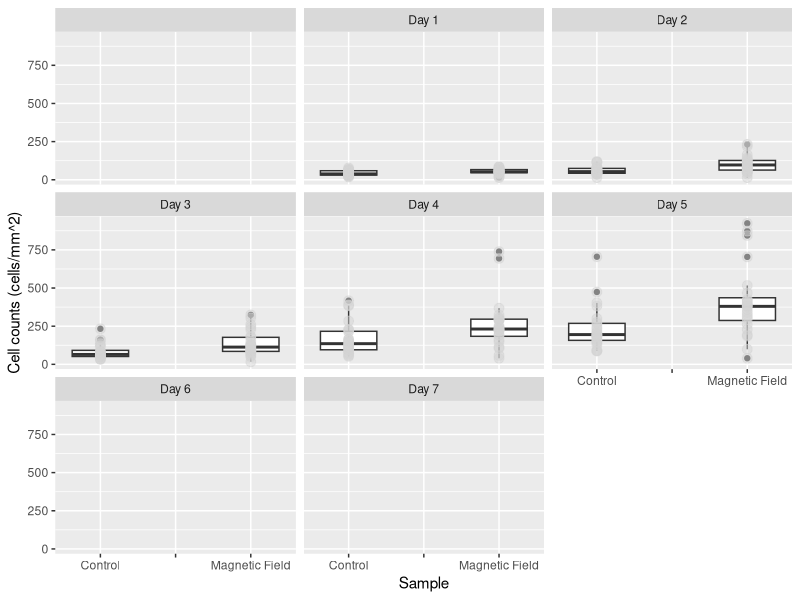
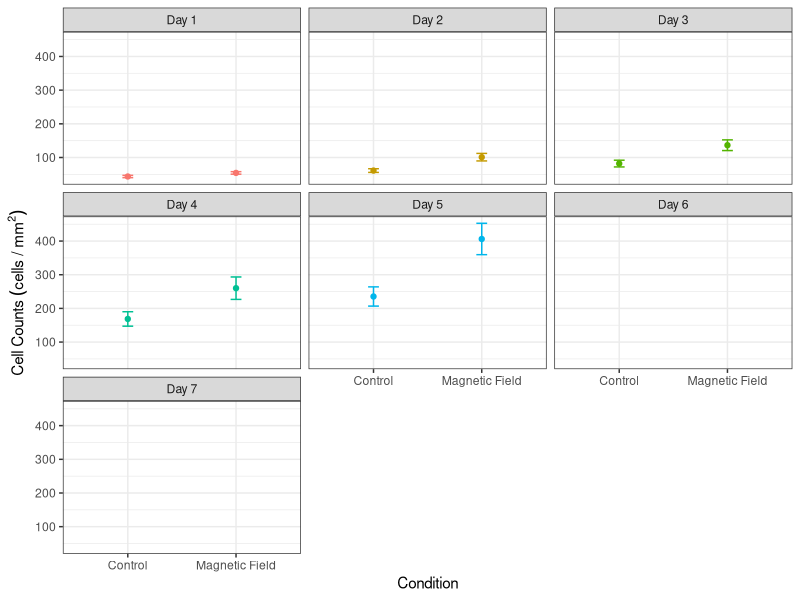
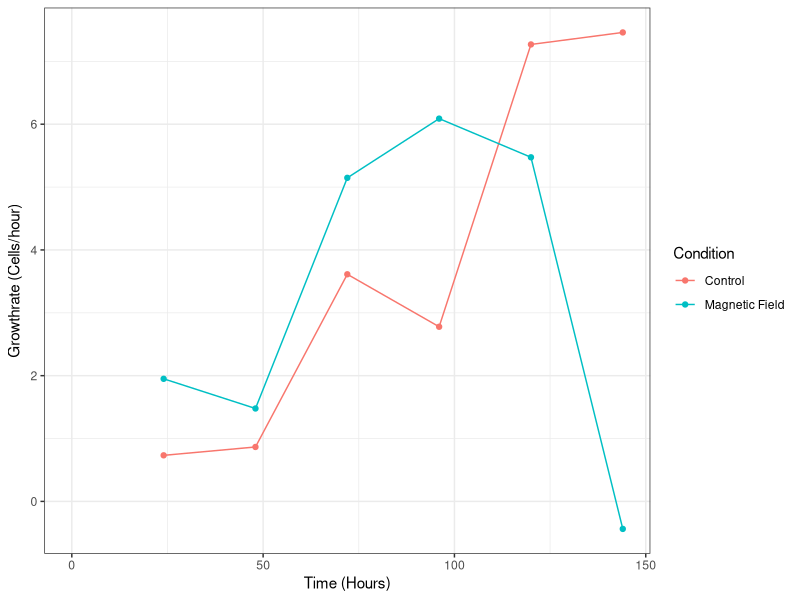
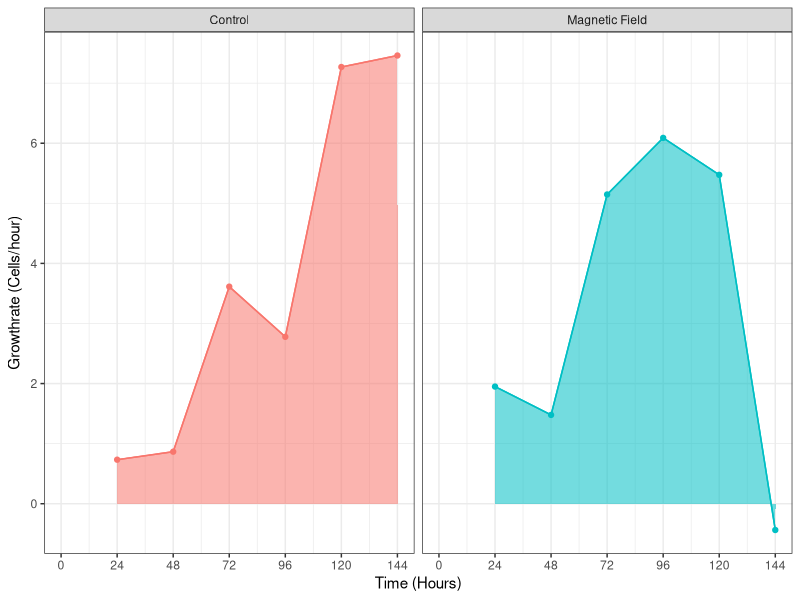

Write R code to recreate these figures, in order.
## ---- chunk 1
# clear the environment
rm(list = ls())

# import the libraries that we will use
library(ggplot2)
library(dplyr)
library(here)
library(ggfortify)

## ---- chunk 2
# import the data set that we will be analysing, the stringsAsFactors = True argument converts categorical data to factors so we can analyse the levels
counts <- read.csv(here("Data", "CMF4_HT22Cells_3-3_3-10.csv"),stringsAsFactors = TRUE)

# take a look at the structure of the data
glimpse(counts)

# recode the counts to be before and after exposure
counts$Condition <- recode(counts$Condition, "B-Field" = 'Magnetic Field')

# relevel the data to put the control first
counts<- mutate(counts, Condition = relevel(Condition, ref = "Control"),
                        )



## ---- chunk 3
# make a box plot of the data
ggplot(counts, aes(x = Condition, y = Cell_Count)) +
geom_boxplot()+
  geom_point(size = 3, colour = 'lightgrey', alpha = 0.5)+
  facet_wrap(~Trial_Day)+
  xlab("Sample") +
  ylab("Cell counts (cells/mm^2)")
## ---- chunk 4
# find the means of the cell counts and put them in a new table
mean_counts <- counts %>% 
  filter(!is.na(Date), !is.na(Trial_Day), Condition == "Control" | Condition == "Magnetic Field") %>%
    group_by(Condition,Trial_Day) %>% summarise(
      meancounts = mean(Cell_Count),
      secounts = sd(Cell_Count)/sqrt(sum(!is.na(Cell_Count)))
  
       )
## ---- chunk 5
# create scatterplot with error bars
ggplot(mean_counts, aes(Condition, meancounts, color = Trial_Day))+
     geom_point()+
     geom_line()+
     geom_errorbar(aes(ymin = meancounts - secounts,
                       ymax = meancounts + secounts), width = 0.1)+
    theme_bw()+
    facet_wrap(~Trial_Day)+
    theme(legend.position="none")+
    xlab("Condition")+
    ylab(expression(Cell~Counts~(cells~"/"~mm^2)))
         
## ---- chunk 6
library(scales)
# create scatter plot with error bars
half_media_plt <- ggplot(mean_counts, aes(Trial_Day, meancounts, color = Condition, group = Condition))+
     geom_point()+
     geom_line()+
     scale_color_manual(values=c('#F8766D','#00BFC4', "dodgerblue"))+
     geom_errorbar(aes(ymin = meancounts - secounts,
                       ymax = meancounts + secounts), width = 0.1)+
    theme_bw()+
    #theme(legend.position="none")+
    xlab("Trial Day")+
    ylab(expression(Cell~Counts~(cells~"/"~mm^2)))

ggsave(filename = "half_media_plt_sem2.jpg",
       plot = half_media_plt,
       width = 7,
       height = 4)
## ---- chunk 7
# calculate the growth rates using a for loop and store the results of the data in   a new dataframe

#define the starting value of x (where we want the loop to start iterating through   our previous data set)
  x <- 1

# make an empty data frame
d <- data.frame()

# Write for loop to go through and create a new data set with the growth rates
  for(i in mean_counts$meancounts) {
    y = mean_counts$meancounts[x + 1]
    
    z = (y-mean_counts$meancounts[x])/24
    
    print(z)
    
    x = x+1
    
    d = rbind(d, z)
  }

## ---- chunk 8
# add in the hours and slope variables to look at how the growth rate changes over time
mean_counts["Hours"] <-c(0,24,48,72,96, 120, 144, 0,24,48,72,96, 120, 144)
mean_counts["Slope"] <- c(NA,0.733, 0.866, 3.613, 2.778, 7.269097, 7.460069, NA,1.95, 1.478, 5.147, 6.089, 5.473958, -0.4375)

## ---- chunk 9
# create scatter plot that shows the slopes of each of the conditions
ggplot(mean_counts, aes(Hours, Slope, color = Condition, group = Condition))+
     geom_point()+
     geom_line()+
     scale_color_manual(values=c('#F8766D','#00BFC4'))+
     #geom_errorbar(aes(ymin = standardcounts - secounts,
                       #ymax = standardcounts + secounts), width = 0.1)+
    theme_bw()+
    #theme(legend.position="none")+
    xlab("Time (Hours)")+
    ylab(expression("Growthrate (Cells/hour)"))
## ---- chunk 10
# create scatter plot that shows the slopes of each of the conditions
ggplot(mean_counts, aes(Hours, Slope, color = Condition, group = Condition))+
     geom_point()+
     geom_line()+
     scale_color_manual(values=c('#F8766D','#00BFC4'))+
     #geom_errorbar(aes(ymin = standardcounts - secounts,
                       #ymax = standardcounts + secounts), width = 0.1)+
    geom_area(aes(fill = Condition, alpha = 0.2))+
    
    theme_bw()+
    scale_x_continuous(breaks=seq(0,144,by=24))+
    theme(legend.position="none")+
    xlab("Time (Hours)")+
    ylab(expression("Growthrate (Cells/hour)")) +
  facet_wrap(~Condition)
